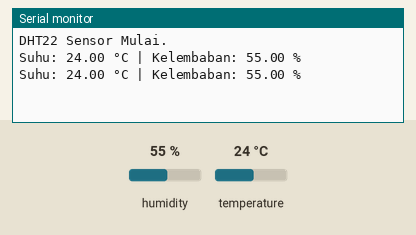
This sketch was run on a simulated ESP32. On the bench: the last lines printed to the serial monitor. The test bench sets the inputs (shaded band); at power-on: humidity 55 %, temperature 24 °C.

Above: at 2.8 s.
2.9 s: humidity set to 22 %
At 4.5 s:
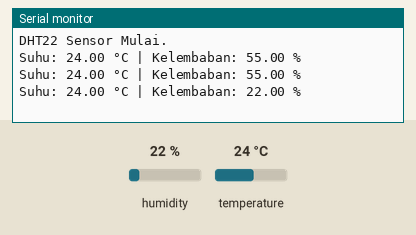
5.6 s: temperature set to 12 °C
At 7.4 s:
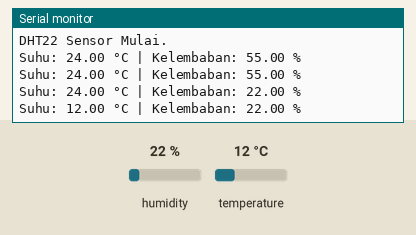
8.3 s: humidity set to 40 %
At 10.8 s:
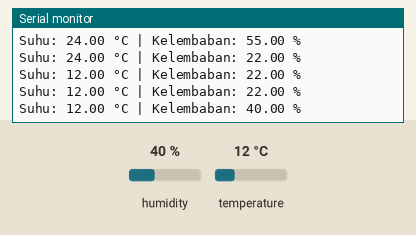
Timing chart, 0 to 12.3 s (numbered marks = the images above; inputs shaded):
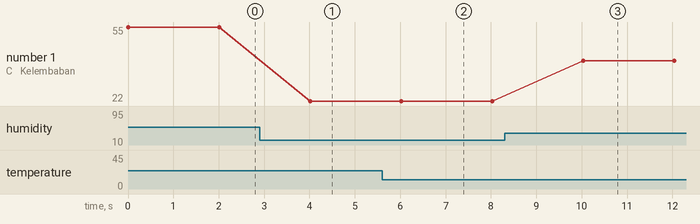

Measured:
- after the input at 2.9 s, the serial monitor: prints a new line after 1.1 s (image 1)
- after the input at 5.6 s, the serial monitor: prints a new line after 0.42 s (image 2)
- after the input at 8.3 s, the serial monitor: prints a new line after 1.7 s (image 3)
- plotted number 1: 22 → 40 after the input at 8.3 s

The sketch:

esp32_dht11_ota.ino
```cpp
#include <DHT.h>

#define DHTPIN 9
#define DHTTYPE DHT22

DHT dht(DHTPIN, DHTTYPE);

void setup() {
  Serial.begin(115200);
  Serial.println("DHT22 Sensor Mulai.");

  dht.begin();
}

void loop() {
  float suhu = dht.readTemperature();
  float kelembapan = dht.readHumidity();

  // cek apakah gagal membaca sensor
  if (isnan(suhu) || isnan(kelembapan)) {
    Serial.println("Gagal membaca sensor DHT22");
    delay(2000);
    return;
  }

  // tampilkan data ke Serial Monitor
  Serial.print("Suhu: ");
  Serial.print(suhu);
  Serial.print(" °C");

  Serial.print(" | Kelembaban: ");
  Serial.print(kelembapan);
  Serial.println(" %");

  delay(2000);
}
```
